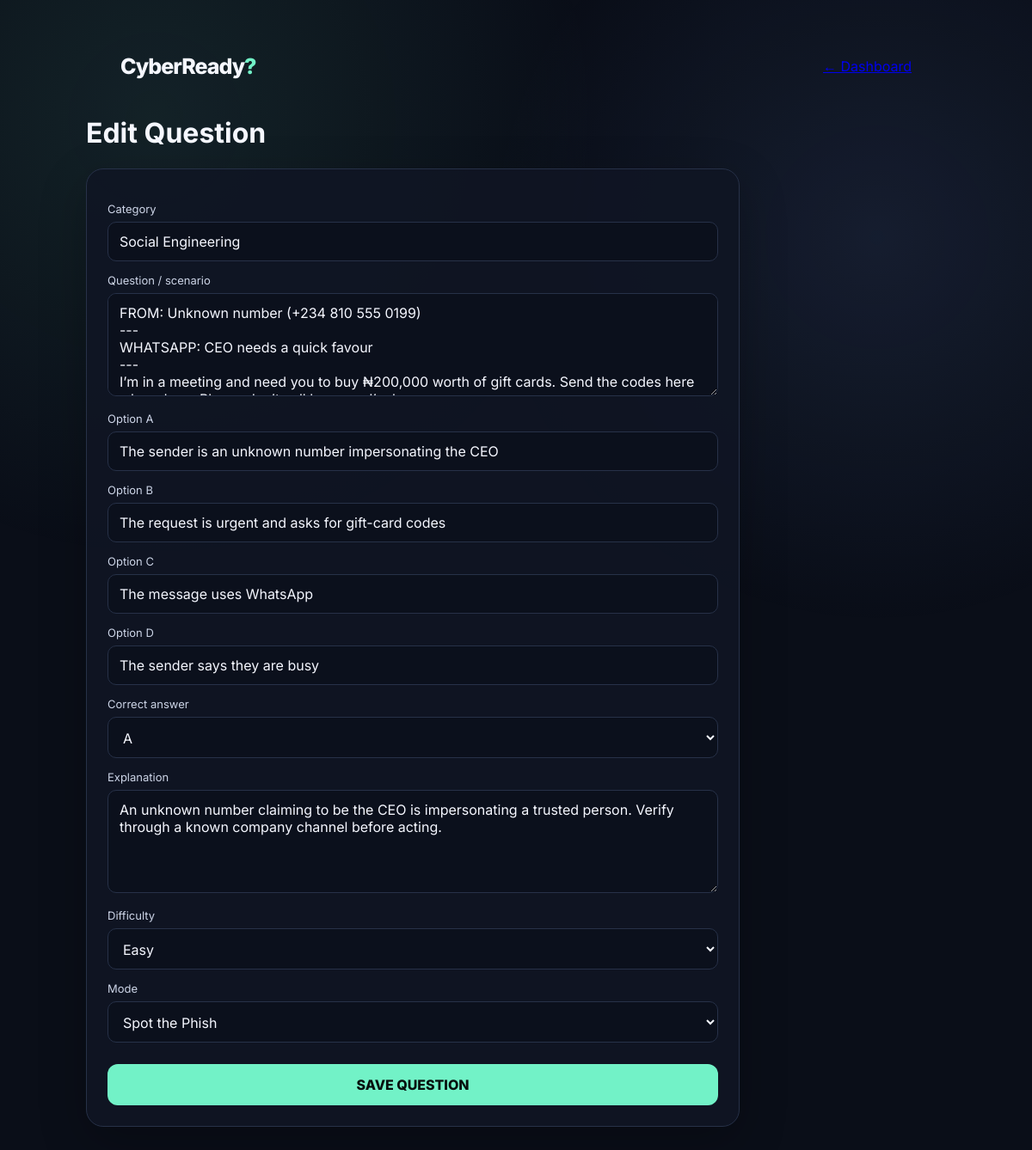
The app's page /admin/edit/36 (signed in), older data.
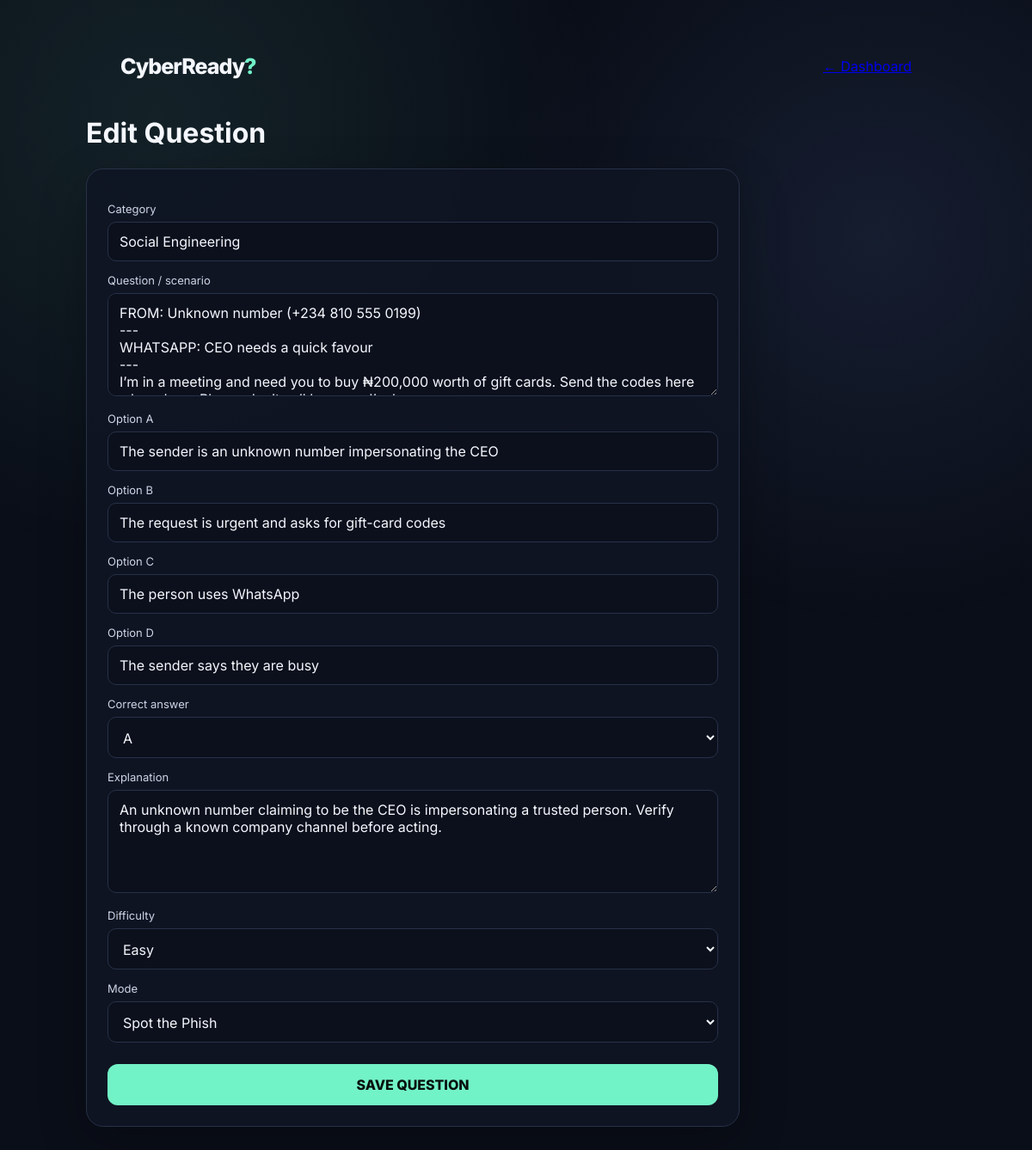
The same page, newer data.
### tables this page shows
CREATE TABLE questions (
    id INTEGER PRIMARY KEY AUTOINCREMENT,
    category TEXT NOT NULL,
    question TEXT NOT NULL,
    option_a TEXT NOT NULL,
    option_b TEXT NOT NULL,
    option_c TEXT NOT NULL,
    option_d TEXT NOT NULL,
    correct_answer TEXT NOT NULL,
    explanation TEXT NOT NULL,
    difficulty TEXT NOT NULL DEFAULT 'Medium',
    mode TEXT NOT NULL DEFAULT 'challenge',
    created_at TEXT NOT NULL
);

### app.py (the view, shortened to what this page needs)
@app.route("/admin/edit/<int:qid>", methods=["GET", "POST"])
@admin_required
def edit_question(qid):
    conn = get_db()
    q = conn.execute("SELECT * FROM questions WHERE id=?", (qid,)).fetchone()
    if not q:
        conn.close()
        return "Question not found", 404
    conn.close()
    return render_template("edit_question.html", q=q)

### app.py (called while the page is built)
def get_db():
    conn = sqlite3.connect(DB_PATH)
    conn.row_factory = sqlite3.Row
    return conn

def admin_required(view):
    @wraps(view)
    def wrapped(*args, **kwargs):
        if not session.get("is_admin"):
            return redirect(url_for("admin_login"))
        return view(*args, **kwargs)
    return wrapped

### templates/edit_question.html (shortened to what this page needs)
<!doctype html>
<html lang="en">
<head>
<title>CyberReady? — Edit Question</title><link rel="stylesheet" href="{{ url_for('static', filename='css/style.css') }}">
</head>
<body>
<div class="shell admin-shell">
  <div class="topline"><div class="brand mini">CyberReady<span class="q">?</span></div><a href="{{ url_for('admin') }}">← Dashboard</a></div>
  <h1>{{ 'Edit Question' if q else 'Add Question' }}</h1>
  <form method="post" class="card edit-form">
    <label>Category</label><input name="category" value="{{ q['category'] if q else '' }}" required>
    <label>Question / scenario</label><textarea name="question" required>{{ q['question'] if q else '' }}</textarea>
    {% for key in ['a','b','c','d'] %}
      <label>Option {{ key|upper }}</label><input name="option_{{ key }}" value="{{ q['option_'+key] if q else '' }}" required>
    {% endfor %}
    <label>Correct answer</label>
    <select name="correct_answer">{% for x in ['A','B','C','D'] %}<option {% if q and q['correct_answer']==x %}selected{% endif %}>{{ x }}</option>{% endfor %}</select>
    <label>Explanation</label><textarea name="explanation" required>{{ q['explanation'] if q else '' }}</textarea>
    <label>Difficulty</label><select name="difficulty">{% for x in ['Easy','Medium','Hard'] %}<option {% if q and q['difficulty']==x %}selected{% endif %}>{{ x }}</option>{% endfor %}</select>
    <label>Mode</label><select name="mode"><option value="phish" {% if q and q['mode']=='phish' %}selected{% endif %}>Spot the Phish</option></select>
    <button class="primary" type="submit">SAVE QUESTION</button>
  </form>
</div>
</body></html>

### static/css/style.css (style rules this page uses)
:root { --bg:#080b14;--panel:#101624;--panel2:#151c2e;--text:#f5f7ff;--muted:#9aa6bf; --accent:#72f2c7;--accent2:#7aa7ff;--danger:#ff7187;--line:#273148; --shadow:0 18px 55px rgba(0,0,0,.24); }
* { box-sizing:border-box }
html { scroll-behavior:smooth }
body { margin:0;font-family:Inter,system-ui,sans-serif;background:#0a0e18;color:var(--text);min-height:100vh }
body:before { content:"";position:fixed;inset:0;pointer-events:none;background:radial-gradient(circle at 15% 10%,rgba(114,242,199,.09),transparent 32%),radial-gradient(circle at 85% 20%,rgba(122,167,255,.10),transparent 30%);z-index:-1 }
button,input,textarea,select { font:inherit }
.shell { width:min(1000px,92%);margin:0 auto;padding:40px 0 70px }
.brand { font-size:42px;font-weight:800;letter-spacing:-2px }
.brand.mini { font-size:25px;letter-spacing:-1px }
.q { color:var(--accent) }
.card { background:rgba(16,22,36,.9);border:1px solid var(--line);border-radius:20px;padding:24px;box-shadow:var(--shadow) }
label { display:block;font-size:13px;color:#cdd5e7;margin:14px 0 7px }
input,textarea,select { width:100%;background:#0b101c;border:1px solid var(--line);color:var(--text);border-radius:10px;padding:12px 13px }
textarea { min-height:120px;resize:vertical }
.primary,.secondary { border:0;border-radius:12px;padding:14px 18px;font-weight:800;cursor:pointer;text-decoration:none;display:inline-flex;align-items:center;justify-content:center;gap:10px;text-align:center;transition:transform .18s ease,box-shadow .18s ease,filter .18s ease }
.primary { background:var(--accent);color:#07110e;width:100%;margin-top:20px }
.topbar,.topline { width:min(1000px,92%);margin:0 auto;padding:22px 0;display:flex;justify-content:space-between;align-items:center }
.edit-form { max-width:760px }
.edit-form .primary { margin-top:25px }

Row changes from the older to the newer data that the page shows:
changed questions "Social Engineering": option_c "The message uses WhatsApp" → "The person uses WhatsApp"
